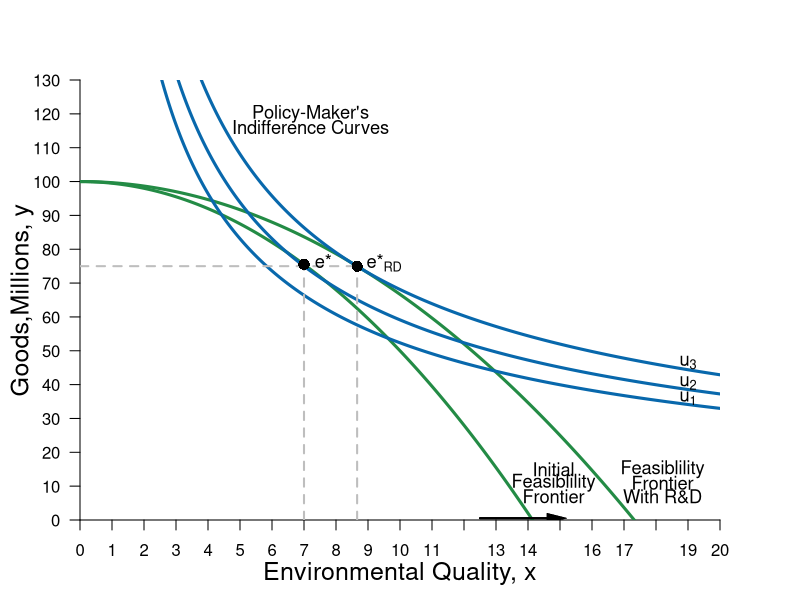

Generate this figure with R:
#Graph Designer: Simon Halliday
#Authors: Bowles, Foley and Halliday
#Title: Coordination, Conflict and Competition: A Text in Microeconomics

library(shape)
pdf(file = "/Users/rileyboeth/Library/Mobile Documents/com~apple~CloudDocs/bfh textbook - backup/figure3_12.pdf", width = 8, height = 8)

#Set parameters for graphics
axislabelsize <- 1.5
labelsize <- 1.1
graphlinewidth <- 3
segmentlinewidth <- 2

COL <- c("#7fc97f", "#beaed4", "#fdc086", "#ffff99", "#386cb0", "#f0027f", "#bf5b17", "#666666")
COLA <- c("#e0f3db", "#99d8c9","#66c2a4","#41ae76", "#238b45", "#005824")
COLB <- c("#4eb3d3", "#2b8cbe", "#0868ac","#084081")

#Edited the margins to cater for the larger LHS labels
par(mar =  c(4, 4, 4, 4))

#Change this to make it log of l 

# ppf <- function(l, k = 0.5) {
#   k * (1/l)
# }

#Feasibility frontier equation and new feasbility frontier equation with R&D

ppf <- function(x, y) {
  100-((x^2)/2)
}

ppf_rd <- function(x, y) {
  100-((x^2)/3)
}

#change alpha to .4

uFn <- function(x, y, alpha = 0.4){
  (x^alpha)*(y^(1-alpha))
}

#Add limits on axes and levels of utility for each indifference curve

ylims <- c(0, 130)
xlims <- c(0, 20)

npts <- 501 
x <- seq(xlims[1], xlims[2], length.out = npts)
y <- seq(ylims[1], ylims[2], length.out = npts) 

a <- c(27, 29.045, 31.616) #alpha = 0.4

plot(0, 0, xlim = xlims, ylim = ylims, type = "n",
     xlab = expression(paste("")),
     ylab = expression(paste("")), 
     xaxt = "n", 
     yaxt = "n", 
     cex.lab = axislabelsize, 
     bty = "n", 
     xaxs="i", 
     yaxs="i"
)

#x and y limits and ticks 

ticksx <- seq(from = 0, to = xlims[2], by = 1)
xlabels <- seq(from = 0, to = xlims[2], by = 1)
ticksy <- seq(from = 0, to = ylims[2], by = 10)
ylabels <- seq(from = 0, to = ylims[2], by = 10)

axis(1, at = ticksx, pos = 0, labels = xlabels)
axis(2, at = ticksy, pos = 0, labels = ylabels, las = 1)

npts <- 500 
xx1 <- seq(xlims[1], xlims[2], length.out = npts)
xx2 <- seq(0, xlims[2], length.out = npts)
xx3 <- seq(xlims[1], 0, length.out = npts)
xx4 <- seq(-11, 0, length.out = npts)


#Draw the feasibility frontiers
lines(xx1, ppf(xx1, y), col = COLA[5], lwd = graphlinewidth)
lines(xx1, ppf_rd(xx1, y), col = COLA[5], lwd = graphlinewidth)

#Label the feasibility frontier frontier
text(14.8, 15, expression("Initial"), cex = labelsize)
text(14.8, 11, expression("Feasiblility"), cex = labelsize)
text(14.8, 7, expression("Frontier"), cex = labelsize)
Arrows(12.5, 0.53, 14.9, 0.53, col = "black", lty = 1, lwd = 2, arr.type = "triangle", arr.lwd = 0.5)

#Label the feasibility frontier with R&D frontier
text(18.2, 15, expression("Feasiblility"), cex = labelsize)
text(18.2, 11, expression("Frontier"), cex = labelsize)
text(18.2, 7, expression("With R&D"), cex = labelsize)
Arrows(12.5, 0.53, 14.9, 0.53, col = "black", lty = 1, lwd = 2, arr.type = "triangle", arr.lwd = 0.5)

contour(x, y, 
        outer(x, y, uFn),
        drawlabels = FALSE,
        col = COLB[3],
        lwd = graphlinewidth,
        levels = a, 
        xaxs="i", 
        yaxs="i", 
        add = TRUE)

#Axis labels
mtext(expression(paste("Environmental Quality, ", x)), side = 1, line = 2.5, cex = axislabelsize)
text(-1.8, 0.5*ylims[2], expression(paste("Goods,Millions, ", y)), xpd = TRUE, cex = axislabelsize, srt = 90) 

#Label the indifference curves generally
text(7.2,120, expression("Policy-Maker's"), cex = labelsize)
text(7.2,116, expression("Indifference Curves"), cex = labelsize)

#Label the indifference curves and place labels properly
text(19, 36, expression(u[1]), cex = labelsize)
text(19, 40.5, expression(u[2]), cex = labelsize)
text(19, 46.5, expression(u[3]), cex = labelsize)

#Annotate max u point on feasibility with r&D frontier
text(9.5, ppf_rd(8.66)+1, expression(paste("e*"[RD])), cex = labelsize)
segments(8.66, 0, 8.66, ppf_rd(x = 8.66), lty = 2, col = "gray", lwd = segmentlinewidth)
segments(0, ppf_rd(x = 8.66), 8.66, ppf_rd(x = 8.66), lty = 2, col = "gray", lwd = segmentlinewidth)
points(8.66, ppf_rd(x = 8.66), pch = 16, col = "black", cex = 1.5)

#Annotate max u point on feasibility frontier
text(7.6, ppf(7)+1, expression(paste("e*")), cex = labelsize)
segments(7, 0, 7, ppf(x = 7), lty = 2, col = "gray", lwd = segmentlinewidth)
#segments(0, ppf(x = 7), 7, ppf(x = 7), lty = 2, col = "gray", lwd = segmentlinewidth)
points(7, ppf(x = 7), pch = 16, col = "black", cex = 1.5)

dev.off()
